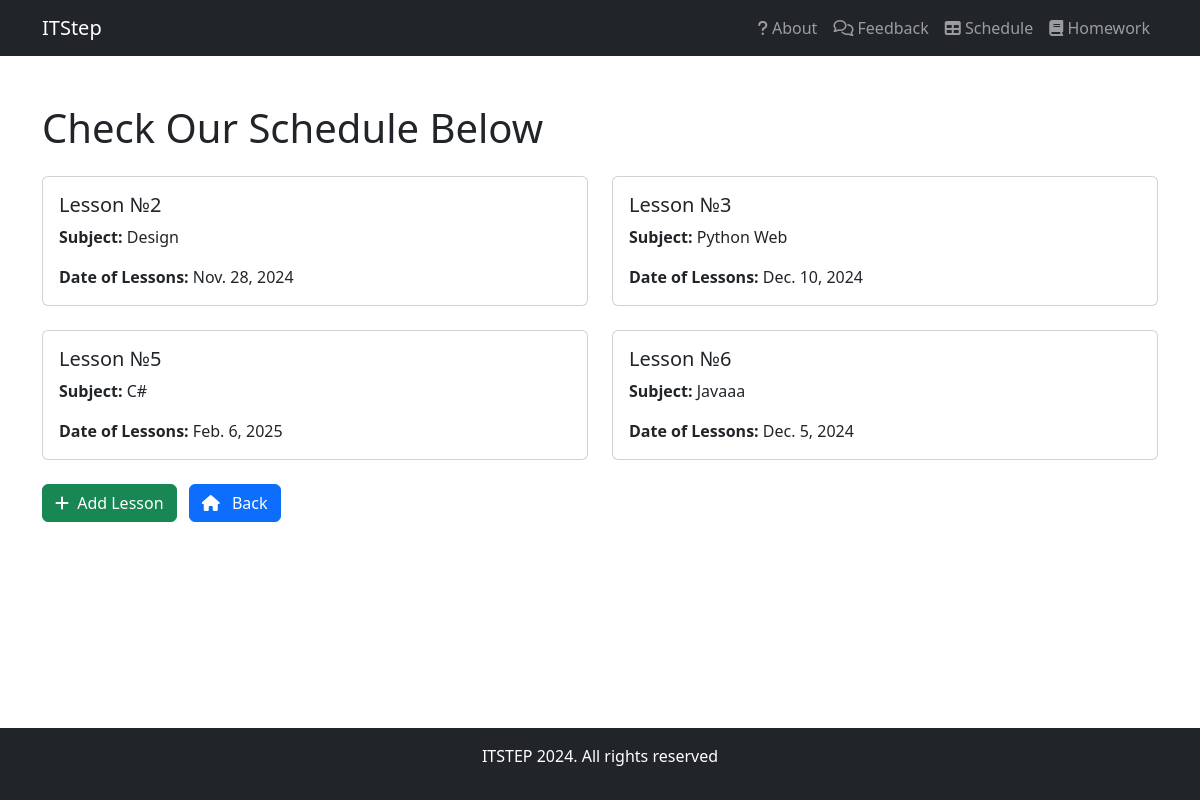
The app's page /student/schedule/ with its own data.
### main/models.py (models this page shows, shortened)
class Lesson(models.Model):
    id = models.IntegerField("ID", primary_key=True)
    subject = models.CharField("Subject", max_length=15)
    topic = models.CharField("Topic", max_length=15)
    date = models.DateField("Date")

### main/views.py (the view)
# urls.py: path('schedule/', views.show_schedule, name="schedule"),
def show_schedule(request):
    lessons = Lesson.objects.all()
    return render(request, "main/schedule.html", {'lessons':lessons})

### main/templates/main/schedule.html (shortened to what this page needs)
{% extends 'mydj/templates/mydj/layout.html' %}
{% block content %}
    <div class="mt-4">
        {% block contenta %}
            <h1 class="mb-4">Check Our Schedule Below</h1>
        {% endblock %}
        <div class="row">
            {% for i in lessons %}
            <div class="col-md-6 mb-4">
                <div class="card h-100">
                    <div class="card-body">
                        <h5 class="card-title">Lesson №{{i.id}}</h5>
                        <p class="card-text"><strong>Subject:</strong> {{i.subject }}</p>
                        <p class="card-text"><strong>Date of Lessons:</strong> {{i.date }}</p>
                    </div>
                </div>
            </div>
            {% endfor %}
        </div>
        {% block contentd %}
            <a href="{% url 'create_schedule' %}" class="btn btn-success me-2">
                <i class="fa-solid fa-plus me-1"></i> Add Lesson
            </a>
            <a href="{% url 'home_teacher' %}" class="btn btn-primary">
                <i class="fa-solid fa-house me-2"></i> Back
            </a>
        {% endblock %}
    </div>
{% endblock %}

### mydj/templates/mydj/layout.html (style rules this page uses)
html, body { height: 100%; }
body { display: flex; flex-direction: column; }

### records on screen
Lesson: id "2", subject "Design", date "Nov. 28, 2024"
Lesson: id "3", subject "Python Web", date "Dec. 10, 2024"
Lesson: id "5", subject "C#", date "Feb. 6, 2025"
Lesson: id "6", subject "Javaaa", date "Dec. 5, 2024"
